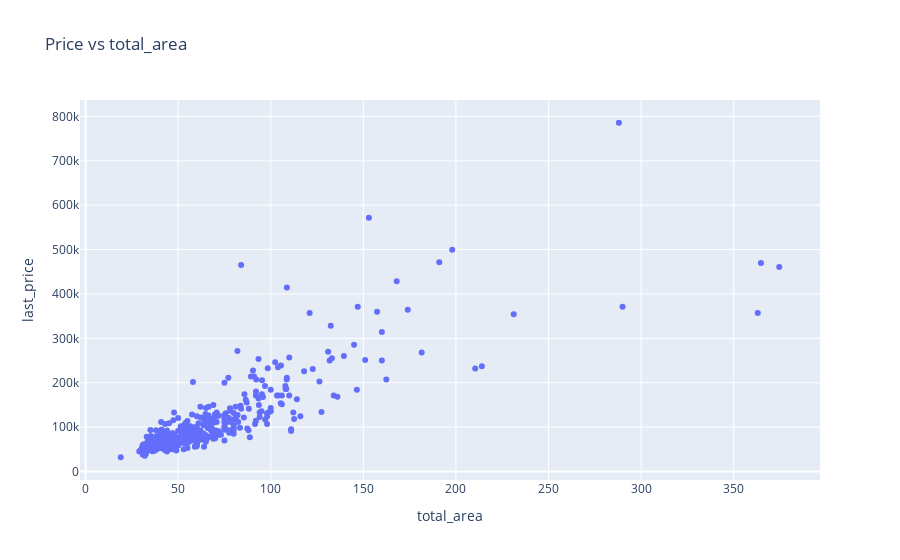
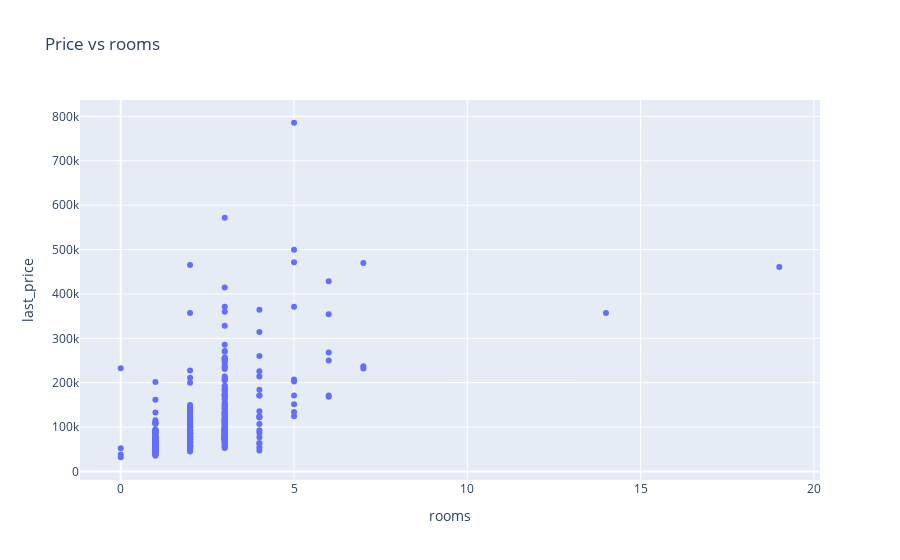
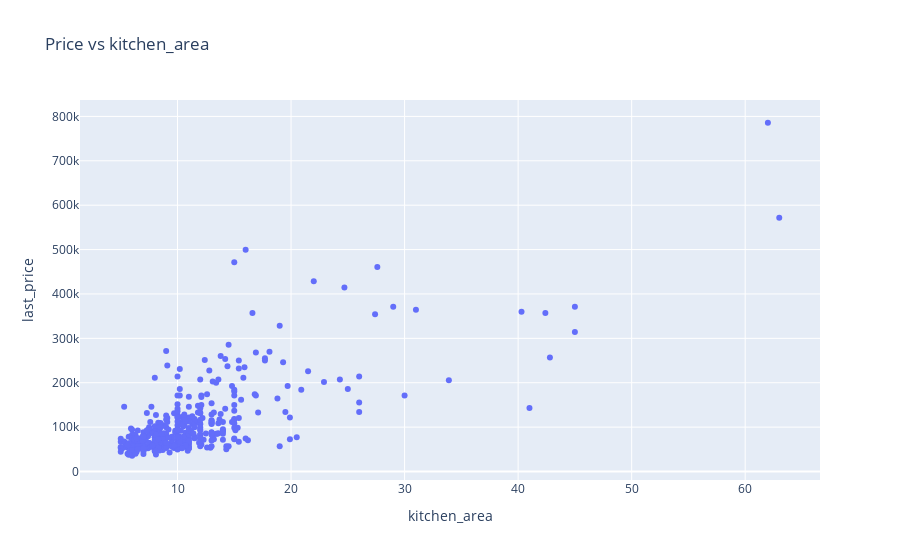
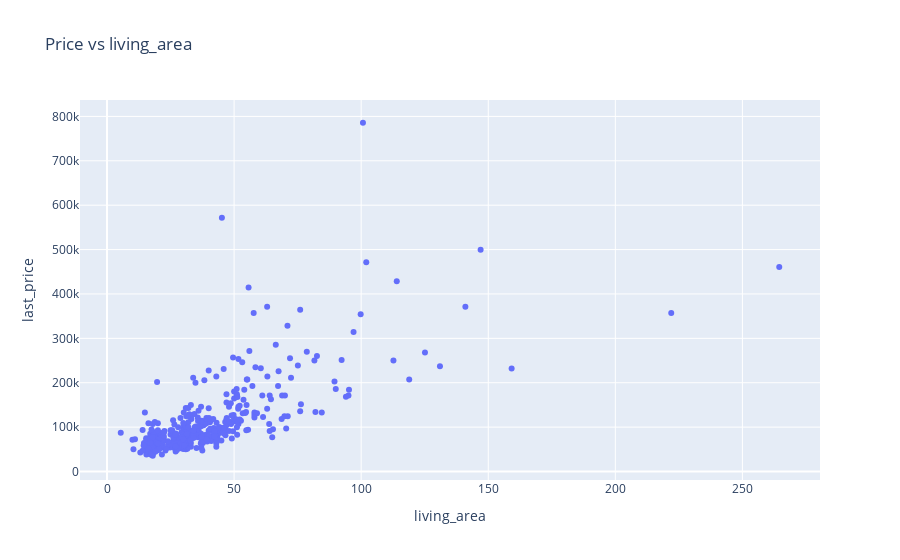

Source (notebook cell) for these figures, in order:
### Code cell
# lets visualize the correlation with a scatter plot
for var in vars:
    #draw with px
    fig = px.scatter(df, x=var, y='last_price', title=f'Price vs {var}')
    fig.show()

### Figure 1 — Plotly figure (JSON) as saved in the notebook; plotly's stock layout.template omitted (floating-point values rounded to 4 significant figures; data arrays with more than 128 entries replaced by an {"elided": "..."} marker saying what was removed)
{"data": [{"hovertemplate": "total_area=%{x}<br>last_price=%{y}<extra></extra>", "legendgroup": "", "marker": {"color": "#636efa", "symbol": "circle"}, "mode": "markers", "name": "", "orientation": "v", "showlegend": false, "type": "scatter", "x": {"elided": "500 float values"}, "xaxis": "x", "y": {"elided": "500 int values"}, "yaxis": "y"}], "layout": {"legend": {"tracegroupgap": 0}, "title": {"text": "Price vs total_area"}, "xaxis": {"anchor": "y", "domain": [0, 1], "title": {"text": "total_area"}}, "yaxis": {"anchor": "x", "domain": [0, 1], "title": {"text": "last_price"}}}}

### Figure 2 — Plotly figure (JSON) as saved in the notebook; plotly's stock layout.template omitted (floating-point values rounded to 4 significant figures; data arrays with more than 128 entries replaced by an {"elided": "..."} marker saying what was removed)
{"data": [{"hovertemplate": "rooms=%{x}<br>last_price=%{y}<extra></extra>", "legendgroup": "", "marker": {"color": "#636efa", "symbol": "circle"}, "mode": "markers", "name": "", "orientation": "v", "showlegend": false, "type": "scatter", "x": {"elided": "500 int values"}, "xaxis": "x", "y": {"elided": "500 int values"}, "yaxis": "y"}], "layout": {"legend": {"tracegroupgap": 0}, "title": {"text": "Price vs rooms"}, "xaxis": {"anchor": "y", "domain": [0, 1], "title": {"text": "rooms"}}, "yaxis": {"anchor": "x", "domain": [0, 1], "title": {"text": "last_price"}}}}

### Figure 3 — Plotly figure (JSON) as saved in the notebook; plotly's stock layout.template omitted (floating-point values rounded to 4 significant figures; data arrays with more than 128 entries replaced by an {"elided": "..."} marker saying what was removed)
{"data": [{"hovertemplate": "kitchen_area=%{x}<br>last_price=%{y}<extra></extra>", "legendgroup": "", "marker": {"color": "#636efa", "symbol": "circle"}, "mode": "markers", "name": "", "orientation": "v", "showlegend": false, "type": "scatter", "x": {"elided": "500 float values"}, "xaxis": "x", "y": {"elided": "500 int values"}, "yaxis": "y"}], "layout": {"legend": {"tracegroupgap": 0}, "title": {"text": "Price vs kitchen_area"}, "xaxis": {"anchor": "y", "domain": [0, 1], "title": {"text": "kitchen_area"}}, "yaxis": {"anchor": "x", "domain": [0, 1], "title": {"text": "last_price"}}}}

### Figure 4 — Plotly figure (JSON) as saved in the notebook; plotly's stock layout.template omitted (floating-point values rounded to 4 significant figures; data arrays with more than 128 entries replaced by an {"elided": "..."} marker saying what was removed)
{"data": [{"hovertemplate": "living_area=%{x}<br>last_price=%{y}<extra></extra>", "legendgroup": "", "marker": {"color": "#636efa", "symbol": "circle"}, "mode": "markers", "name": "", "orientation": "v", "showlegend": false, "type": "scatter", "x": {"elided": "500 float values"}, "xaxis": "x", "y": {"elided": "500 int values"}, "yaxis": "y"}], "layout": {"legend": {"tracegroupgap": 0}, "title": {"text": "Price vs living_area"}, "xaxis": {"anchor": "y", "domain": [0, 1], "title": {"text": "living_area"}}, "yaxis": {"anchor": "x", "domain": [0, 1], "title": {"text": "last_price"}}}}
